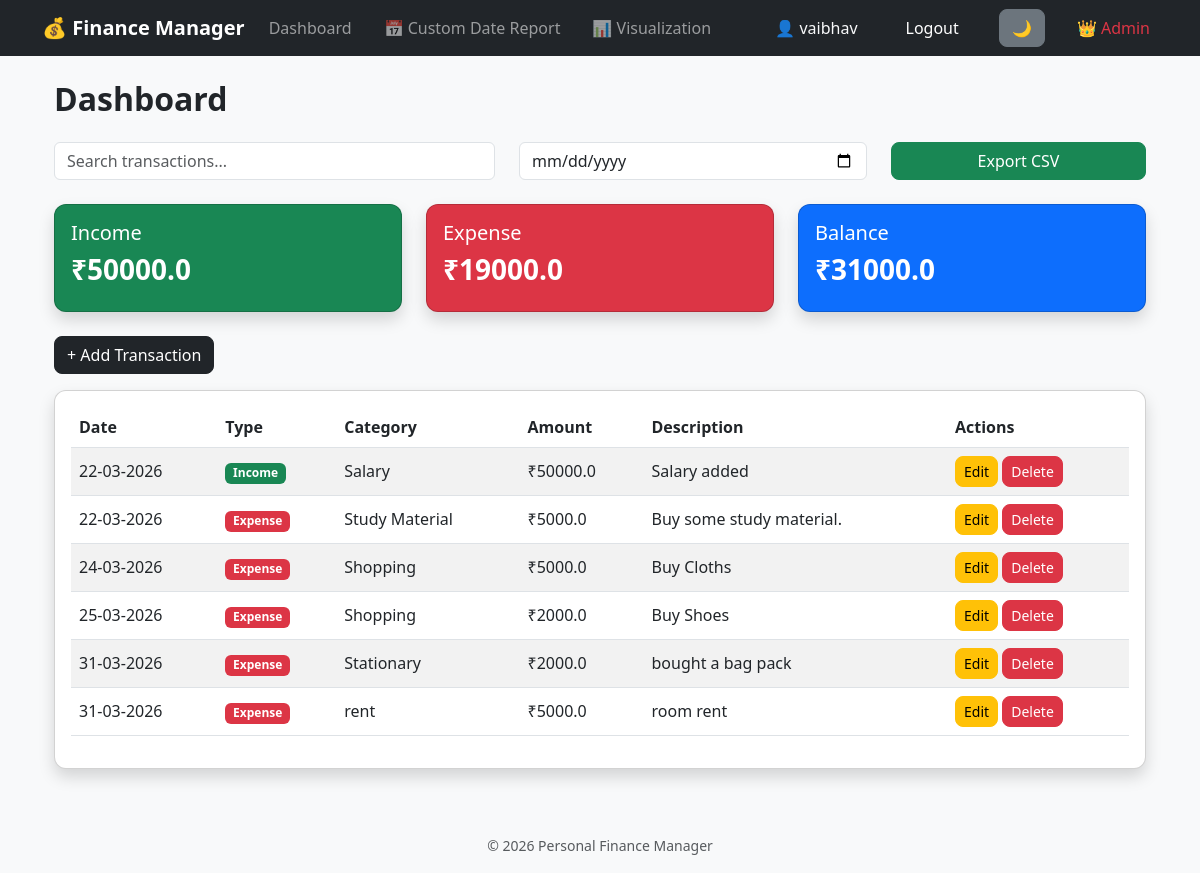
/dashboard (signed in), run on an earlier commit of the app's database.
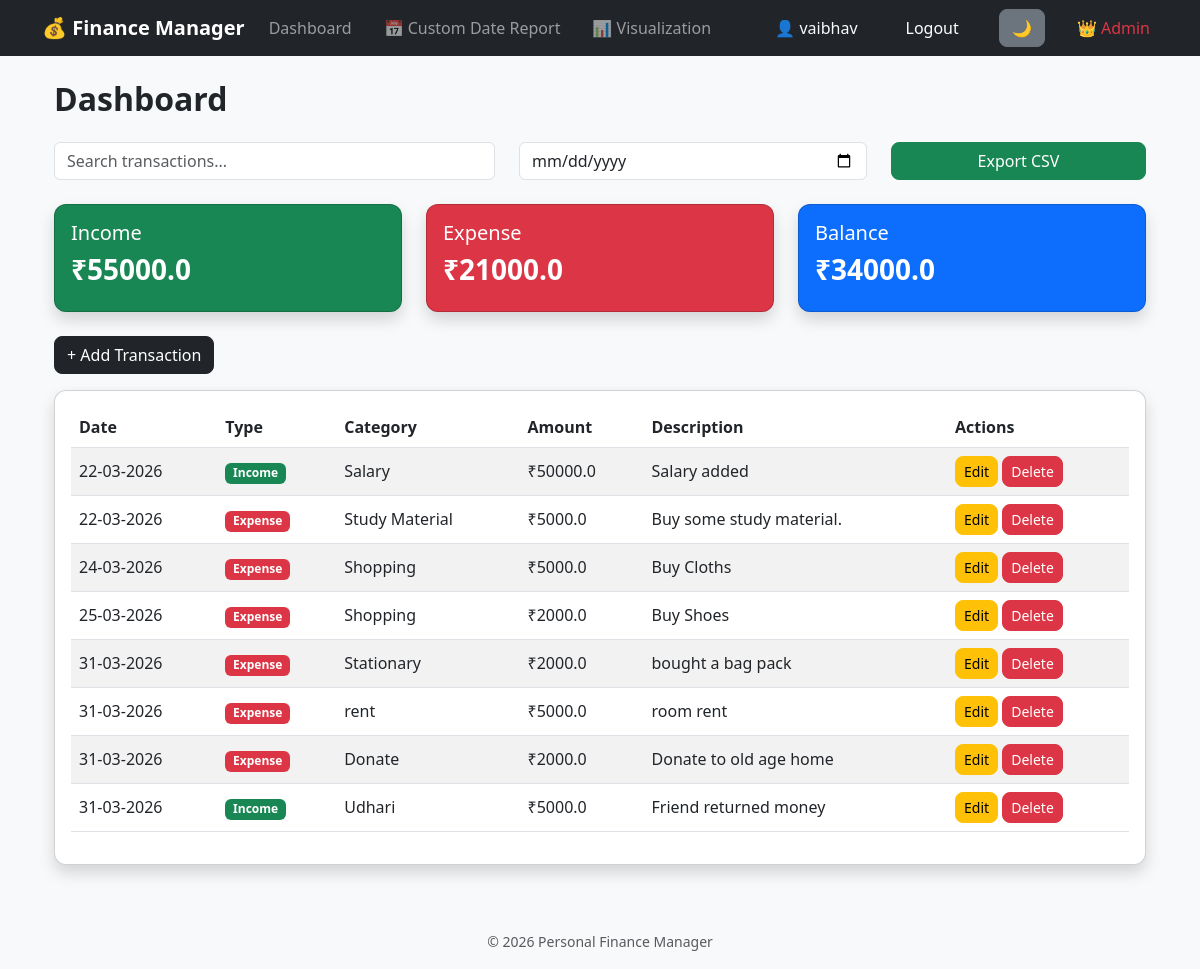
And on a later commit of the database.
### app/models.py (models this page shows, shortened)
class User(db.Model, UserMixin):
    id = db.Column(db.Integer, primary_key=True)
    is_admin = db.Column(db.Boolean, default=False)
    username = db.Column(db.String(100), unique=True, nullable=False)
    email = db.Column(db.String(150), unique=True, nullable=False)
    password = db.Column(db.String(200), nullable=False)
    transactions = db.relationship('Transaction', backref='user', lazy=True)

class Transaction(db.Model):
    id = db.Column(db.Integer, primary_key=True)
    type = db.Column(db.String(10), nullable=False)
    amount = db.Column(db.Float, nullable=False)
    category = db.Column(db.String(100), nullable=False)
    description = db.Column(db.String(200))
    date = db.Column(db.DateTime, default=datetime.utcnow)
    user_id = db.Column(db.Integer, db.ForeignKey('user.id'), nullable=False)

### app/routes.py (the view)
@main.route('/dashboard')
@login_required
def dashboard():
    transactions = Transaction.query.filter_by(user_id=current_user.id).all()
    income, expense, balance = calculate_totals(transactions)
    return render_template(
        'dashboard/dashboard.html',
        transactions=transactions,
        income=income,
        expense=expense,
        balance=balance
    )

### app/__init__.py (called while the page is built)
def create_app():
    app = Flask(__name__, template_folder='../templates', static_folder='../static')
    app.config['SECRET_KEY'] = 'this_is_a_secret_key_change_later'
    app.config['SQLALCHEMY_DATABASE_URI'] = 'sqlite:///db.sqlite3'
    app.config['SQLALCHEMY_TRACK_MODIFICATIONS'] = False
    db.init_app(app)
    login_manager.init_app(app)
    login_manager.login_view = 'main.login'
    from .models import User
    @login_manager.user_loader
    def load_user(user_id):
        return User.query.get(int(user_id))
    @app.after_request
    def add_header(response):
        response.headers["Cache-Control"] = "no-store, no-cache, must-revalidate, max-age=0"
        response.headers["Pragma"] = "no-cache"
        response.headers["Expires"] = "0"
        return response
    from .routes import main
    app.register_blueprint(main)
    return app

### app/routes.py (called while the page is built)
@main.before_app_request
def restrict_access():
    if not current_user.is_authenticated:
        allowed_routes = [
            'main.login',
            'main.register',
            'main.admin_dashboard',
            'static'
        ]
        if request.endpoint not in allowed_routes:
            return redirect(url_for('main.login'))

### app/utils.py (called while the page is built)
def calculate_totals(transactions):
    income = sum(t.amount for t in transactions if t.type == 'income')
    expense = sum(t.amount for t in transactions if t.type == 'expense')
    balance = income - expense
    return income, expense, balance

### templates/dashboard/dashboard.html (shortened to what this page needs)
{% extends 'base.html' %}
{% block content %}
<div class="container mt-4">
<h2 class="mb-4">Dashboard</h2>
<div class="row mb-4">
    <div class="col-md-5">
        <input type="text" id="search" placeholder="Search transactions..." class="form-control">
    </div>
    <div class="col-md-4">
        <input type="date" id="filterDate" class="form-control">
    </div>
    <div class="col-md-3">
        <a href="{{ url_for('main.export') }}" class="btn btn-success w-100">
            Export CSV
        </a>
    </div>
</div>
<div class="row mb-4">
    <div class="col-md-4">
        <div class="card bg-success text-white shadow">
            <div class="card-body">
                <h5>Income</h5>
                <h3>₹{{ income }}</h3>
            </div>
        </div>
    </div>
    <div class="col-md-4">
        <div class="card bg-danger text-white shadow">
            <div class="card-body">
                <h5>Expense</h5>
                <h3>₹{{ expense }}</h3>
            </div>
        </div>
    </div>
    <div class="col-md-4">
        <div class="card bg-primary text-white shadow">
            <div class="card-body">
                <h5>Balance</h5>
                <h3>₹{{ balance }}</h3>
            </div>
        </div>
    </div>
</div>
<div class="mb-3">
    <a href="{{ url_for('main.add_transaction') }}" class="btn btn-dark">
        + Add Transaction
    </a>
</div>
<div class="card shadow">
    <div class="card-body">
        <table class="table table-striped">
            <thead>
                <tr>
                    <th>Date</th>
                    <th>Type</th>
                    <th>Category</th>
                    <th>Amount</th>
                    <th>Description</th>
                    <th>Actions</th>
                </tr>
            </thead>
            <tbody>
                {% for t in transactions %}
                <tr data-date="{{ t.date.strftime('%Y-%m-%d') }}">
                    <td>{{ t.date.strftime('%d-%m-%Y') }}</td>
                    <td>
                        {% if t.type == 'income' %}
                            <span class="badge bg-success">Income</span>
                        {% else %}
                            <span class="badge bg-danger">Expense</span>
                        {% endif %}
                    </td>
                    <td>{{ t.category }}</td>
                    <td>₹{{ t.amount }}</td>
                    <td>{{ t.description }}</td>
                    <td>
                        <a href="{{ url_for('main.edit_transaction', id=t.id) }}"
                           class="btn btn-sm btn-warning">
                           Edit
                        </a>
                        <a href="{{ url_for('main.delete_transaction', id=t.id) }}"
                           class="btn btn-sm btn-danger"
                           onclick="return confirm('Are you sure you want to delete this transaction?')">
                           Delete
                        </a>
                    </td>
                </tr>
                {% endfor %}
            </tbody>
        </table>
    </div>
</div>
</div>
{% endblock %}

### templates/base.html (shortened to what this page needs)
<!DOCTYPE html>
<html lang="en">
<head>
    <link href="https://cdn.jsdelivr.net/npm/bootstrap@5.3.0/dist/css/bootstrap.min.css" rel="stylesheet">
    <link rel="stylesheet" href="{{ url_for('static', filename='css/style.css') }}">
</head>
<body class="bg-light">
    {% include 'navbar.html' %}
    <div class="container mt-4 mb-5">
        {% block content %}
        {% endblock %}
    </div>
    <footer class="text-center text-muted py-3">
        <small>© 2026 Personal Finance Manager</small>
    </footer>
</body>
</html>

### templates/navbar.html (shortened to what this page needs)
<nav class="navbar navbar-expand-lg navbar-dark bg-dark">
    <div class="container">
        <span class="navbar-brand">💰 Finance Manager</span>
        <div class="collapse navbar-collapse" id="navbarNav">
            <ul class="navbar-nav me-auto gap-3">
                {% if current_user.is_authenticated %}
                <li class="nav-item">
                    <a class="nav-link" href="{{ url_for('main.dashboard') }}">
                        Dashboard
                    </a>
                </li>
                <li class="nav-item">
                  <a class="nav-link" href="{{ url_for('main.monthly_report') }}">
                       📅 Custom Date Report
                 </a>
                </li>
                <li class="nav-item">
                    <a class="nav-link" href="{{ url_for('main.visualize') }}">
                        📊 Visualization
                    </a>
                </li>
                {% endif %}
            </ul>
            <ul class="navbar-nav ms-auto align-items-center gap-2">
                {% if current_user.is_authenticated %}
                <li class="nav-item">
                    <span class="nav-link text-light">
                        👤 {{ current_user.username }}
                    </span>
                </li>
                <li class="nav-item" style="margin-left: 1rem;">
                    <a class="nav-link btn btn-danger text-white px-3"
                       href="{{ url_for('main.logout') }}">
                        Logout
                    </a>
                </li>
                <li class="nav-item" style="margin-left: 1rem;">
                    <button onclick="toggleDarkMode()" class="btn btn-secondary">
                        🌙
                    </button>
                </li>
                <li class="nav-item ad" style="margin-left: 1rem;">
                    <a class="nav-link text-danger" href="{{ url_for('main.admin_dashboard') }}">
                        👑 Admin
                     </a>
                </li>
                {% endif %}
            </ul>
        </div>
    </div>
</nav>

### static/css/style.css (style rules this page uses)
body { background-color: #f8f9fa; }
.card { border-radius: 12px; }
.navbar-brand { font-weight: bold; font-size: 20px; }
.table { vertical-align: middle; }
.btn { border-radius: 8px; }
h2, h3 { font-weight: 600; }

What changed in the data, as far as the page shows it:
added Transaction: date "31-03-2026", type "Expense", category "Donate", amount "2000.0", description "Donate to old age home"
added Transaction: date "31-03-2026", type "Income", category "Udhari", amount "5000.0", description "Friend returned money"
Also different on the page:
{{ income }}: "50000.0" → "55000.0"
{{ expense }}: "19000.0" → "21000.0"
{{ balance }}: "31000.0" → "34000.0"
